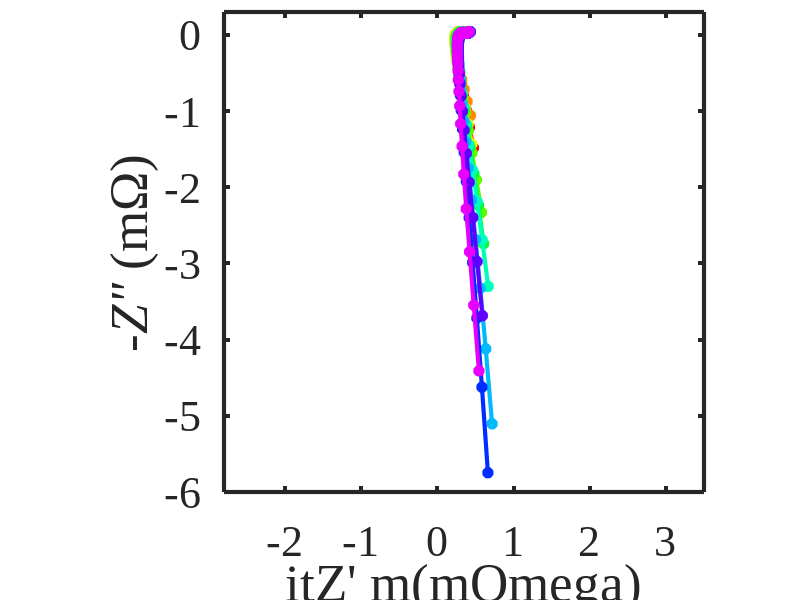

This figure's MATLAB source: (Note: this script raises an error after producing the figure.)
%% ========================================================================
%  EIS Experimental Data Visualization and Correction
%  Author: LAN
%  Date: 2025-11-12
%  ------------------------------------------------------------------------
%  This script:
%   (1) Plots raw EIS experimental data (µΩ)
%   (2) Scans parameters (a, b) for DRT-based reconstruction
%   (3) Evaluates MSE and visualizes parameter sensitivity
%  ========================================================================

clc; clear; close all;

load val_exp_eis.mat
%%
figure,
color=hsv(11);
set(gcf, 'Position',[0 0 800 800],'Color','White');
for i=1:1:size(val_exp_eis,1)
    eisdata=val_exp_eis{i,1};
    plo=plot(eisdata(:,2)*1000-min(eisdata(:,2))*1000*0,eisdata(:,3)*1000,'-*','Color',color(i,:),'LineWidth',3,'MarkerSize',8);hold on;
    axis equal
    eisdata0 = eisdata(:,1:3);
    eisdata0(:,3) = -eisdata(:,3);
end
xlabel("\itZ' \rm(m\Omega)");ylabel('-\itZ" \rm(m\Omega)');
set(gca,'LineWidth',3,'position',[0.18,0.18,0.8,0.8],'FontSize',32,'LabelFontSizeMultiplier',1.2,'FontName','Times New Roman');
axis([-2.8 3.5 -6 0.3])
gca=boxoff(gca);clear gca
%% 
figure,
color=hsv(11);
set(gcf, 'Position',[0 0 800 800],'Color','White');EIS_gather=[];plot_all =[];
for i=1:1:size(val_exp_eis,1)
    eisdata=val_exp_eis{i,1};
    plo=plot(eisdata(:,2)*1000000-min(eisdata(:,2))*1000000*0,eisdata(:,3)*1000000,'-*','Color',color(i,:),'LineWidth',3,'MarkerSize',8);hold on;
    plot_all=[plot_all plo];
    axis equal
    EIS_gather=[EIS_gather;[eisdata(:,2)*1000000;eisdata(:,3)*1000000]'];
    eisdata0 = eisdata(:,1:3);
    eisdata0(:,3) = -eisdata(:,3);
end
label={'+','x','s',"diamond","pentagram"};
eis_label=[21 31 41 51];
for k=1:1:length(eis_label)
    real0=EIS_gather(:,eis_label(k));
    imag0=EIS_gather(:,51+eis_label(k));
    plo=plot(real0,imag0,label{k},'MarkerSize',16,'MarkerEdgeColor','k');
    plot_all=[plot_all plo];
end
plo=plot(-1,1,label{k},'MarkerSize',16,'MarkerEdgeColor','w');
plot_all=[plot_all plo];
plo=plot(-1,1,label{k},'MarkerSize',16,'MarkerEdgeColor','w');
plot_all=[plot_all plo];
leg_all={'EIS1','EIS2','EIS3','EIS4','EIS5','EIS6','EIS7','EIS8','EIS9','EIS10','100 Hz','10 Hz','1 Hz','0.1 Hz',' ',' '};
xlabel("\itZ' \rm(\mu\Omega)");ylabel('-\itZ" \rm(\mu\Omega)');
set(gca,'LineWidth',3,'position',[0.18,0.18,0.8,0.8],'FontSize',32,'LabelFontSizeMultiplier',1.2,'FontName','Times New Roman');
axis([0.22 0.44 -0.085 0.135]*1000)
leg=legend(plot_all,leg_all);
set(leg,'Location','North','FontSize',24,'FontName','Times New Roman','Orientation','v','NumColumns',3,'box','off');
leg.ItemTokenSize=[60,18];  %
gca=boxoff(gca);clear gca
%%%%%%%%%%%%%%%%%%%%%%%%%%% 10kHz-0.1Hz
%% 参数ab遍历
start_freq_index=1;
figure,
set(gcf, 'Position',[0 0 800 800],'Color','White');
n=0:0.1:2;
for j=1:1:length(n)
    for j1=1:1:length(n)
        n0 = [n(j),n(j1)]
        j00 = (j-1) * length(n) + j1;
        for i0=1:1:size(val_exp_eis,1)
            eisdata=val_exp_eis{i0,1};
            [gamma,x_ridge,solve_Z,epsilon]=DRT_lasso_lan_RL_n_dif([eisdata(start_freq_index:end,1),eisdata(start_freq_index:end,2),eisdata(start_freq_index:end,3)],0,n0);
            EIS_all0{i0,1} = solve_Z;
            EIS_all0{i0,2} = eisdata;
        end
        EIS_all{j00}=EIS_all0;
    end
    j;
end
%% 参数a,b范围内平均MSE
n0_all=[];error_data=[];
for j=1:1:length(n)
    for j1=1:1:length(n)
        n0_all = [n0_all;n(j),n(j1)];
        j00 = (j-1) * length(n) + j1;
        EIS_all0 = EIS_all{j00};
        for i0=1:1:size(val_exp_eis,1)
            solve_Z = EIS_all0{i0,1};
            eisdata = EIS_all0{i0,2};
            error_data(:,i0) = [solve_Z(:,3)-solve_Z(1,3);solve_Z(:,4)];
        end
        error = std(error_data,0,2);
        error_sum(j00,1) = mean(error)*1000000;
    end
end

figure,
set(gcf, 'Position',[0 0 800 800],'Color','White');plot_all=[];
x=[min(n0_all(:,1)),max(n0_all(:,1))];
y=[min(n0_all(:,2)),max(n0_all(:,2))];
imagesc(x,y,1./reshape(error_sum,[length(n),length(n)]));
colorbar('Ticks',[0.3,0.6,0.9,1.0,1.1]);
title("      Reciprocal of Average MSE(\rm\mu\Omega)")
a = reshape(error_sum,[length(n),length(n)]);
% 获取 colorbar 对象
cb = colorbar;
cb.TickLabels = compose('%.1f', cb.Ticks);

% 反转Y轴坐标
set(gca, 'YDir', 'normal');
xlabel("\ita");ylabel('\itb');xtickformat('%.1f'); ytickformat('%.1f'); 
set (gca,'LineWidth',3,'position',[0.16,0.18,0.7,0.7],'FontSize',32,'LabelFontSizeMultiplier',1.2,'FontName','Times New Roman');
set(gca,'xtick',0.0:0.5:1000,'ytick',0.0:0.5:1000,'FontSize',32,'LabelFontSizeMultiplier',1.2,'FontName','Times New Roman');
gca=boxoff(gca);clear gca

%% 考虑耦合项 不考虑L R部分
start_freq_index=1;
labelnn = find(error_sum == min(error_sum));
n0 = n0_all(labelnn,:);
eis_label=[1 2 3 4 5 6 7 8 9 10];
figure,
color=hsv(11);
set(gcf, 'Position',[0 0 800 800],'Color','White');plot_all =[];
EIS_gather=[];EIS_exp_gather=[]; 
for i=1:1:size(val_exp_eis,1)
    eisdata=val_exp_eis{i,1};
    [gamma,x_ridge,solve_Z,epsilon]=DRT_lasso_lan_RL_n_dif([eisdata(start_freq_index:end,1),eisdata(start_freq_index:end,2),eisdata(start_freq_index:end,3)],0,n0 );
    plo=plot(solve_Z(:,3)*1000000 - solve_Z(1,3)*1000000,-solve_Z(:,4)*1000000,'-*','Color',color(i,:),'LineWidth',3,'MarkerSize',8);hold on
    plot_all=[plot_all plo];
    EIS_gather=[EIS_gather;[solve_Z(:,3)*1000000 - solve_Z(1,3)*1000000;-solve_Z(:,4)*1000000]'];
    EIS_exp_gather=[EIS_exp_gather;[eisdata(:,2)*1000000;eisdata(:,3)*1000000]'];
end
label={'+','x','s',"diamond","pentagram"};
eis_label0=[11 21 31 41] + 10 ;
for k=1:1:length(eis_label0)
    real0=EIS_gather(:,eis_label0(k));
    imag0=EIS_gather(:,51+eis_label0(k));
    plo=plot(real0,imag0,label{k},'MarkerSize',16,'MarkerEdgeColor','k');
    plot_all=[plot_all plo];
end
plo=plot(-1,1,label{k},'MarkerSize',16,'MarkerEdgeColor','w');
plot_all=[plot_all plo];
plo=plot(-1,1,label{k},'MarkerSize',16,'MarkerEdgeColor','w');
plot_all=[plot_all plo];
plo=plot(-1,1,label{k},'MarkerSize',16,'MarkerEdgeColor','w');
plot_all=[plot_all plo];
plo=plot(-1,1,label{k},'MarkerSize',16,'MarkerEdgeColor','w');
plot_all=[plot_all plo];
plo=plot(-1,1,label{k},'MarkerSize',16,'MarkerEdgeColor','w');
plot_all=[plot_all plo];
plo=plot(-1,1,label{k},'MarkerSize',16,'MarkerEdgeColor','w');
plot_all=[plot_all plo];
leg_all={'DRT_RL1-RL-R0','DRT_RL2-RL-R0','DRT_RL3-RL-R0','DRT_RL4-RL-R0','DRT_RL5-RL-R0','DRT_RL6-RL-R0','DRT_RL7-RL-R0','DRT_RL8-RL-R0','DRT_RL9-RL-R0','DRT_RL10-RL-R0','100 Hz','10 Hz','1 Hz','0.1 Hz','  ','  ','  ','  ','  ','  '};xlabel("\itZ' \rm(\mu\Omega)");ylabel('-\itZ" \rm(\mu\Omega)');
xlabel("\itZ' \rm(\mu\Omega)");ylabel('-\itZ" \rm(\mu\Omega)');
set (gca,'LineWidth',3,'position',[0.18,0.18,0.8,0.8],'FontSize',32,'LabelFontSizeMultiplier',1,'FontName','Times New Roman');
set(gca,'FontSize',32,'LabelFontSizeMultiplier',1.2,'FontName','Times New Roman');
axis equal
axis([-0.03 0.19 -0.025 0.195]*1000)
leg=legend(plot_all,leg_all,'Interpreter','none');
set(leg,'Location','North','FontSize',24,'FontName','Times New Roman','Orientation','v','NumColumns',2,'box','off');
leg.ItemTokenSize=[45,18];  %
gca=boxoff(gca);clear gca

%%%%%%%%%%%%%%%%%%%%%%%%%%% 1kHz-0.1Hz
%% 参数ab遍历
eis_label=[1 2 3 4 5 6 7 8 9 10];
start_freq_index=11;
figure,
set(gcf, 'Position',[0 0 800 800],'Color','White');
EIS_gather=[];
n=0:0.1:2;
for j=1:1:length(n)
    for j1=1:1:length(n)
        n0 = [n(j),n(j1)]
        j00 = (j-1) * length(n) + j1;
        for i0=1:1:size(val_exp_eis,1)
            eisdata=val_exp_eis{i0,1};
            [gamma,x_ridge,solve_Z,epsilon]=DRT_lasso_lan_RL_n_dif([eisdata(start_freq_index:1:end,1),eisdata(start_freq_index:1:end,2),eisdata(start_freq_index:1:end,3)],0,n0);
            EIS_all0{i0,1} = solve_Z;
            EIS_all0{i0,2} = eisdata;
        end
        EIS_all{j00}=EIS_all0;
    end
    j;
end
%% 参数a,b范围内平均MSE
n0_all=[];error_data=[];
for j=1:1:length(n)
    for j1=1:1:length(n)
        n0_all = [n0_all;n(j),n(j1)];
        j00 = (j-1) * length(n) + j1;
        EIS_all0 = EIS_all{j00};
        for i0=1:1:size(val_exp_eis,1)
            solve_Z = EIS_all0{i0,1};
            eisdata = EIS_all0{i0,2};
            error_data(:,i0) = [solve_Z(:,3)-solve_Z(1,3);solve_Z(:,4)];
        end
        error = std(error_data,0,2);
        error_sum(j00,1) = mean(error)*1000000;
    end
end
figure
plot3(n0_all(:,1)+2,n0_all(:,2),error_sum,'*')

figure,
set(gcf, 'Position',[0 0 800 800],'Color','White');plot_all=[];
x=[min(n0_all(:,1)),max(n0_all(:,1))];
y=[min(n0_all(:,2)),max(n0_all(:,2))];
imagesc(x,y,1./reshape(error_sum,[21,21]));
colorbar('Ticks',[0.3,0.6,0.9,1.2,1.5]);
title("1/RMSE(\rm\mu\Omega) of \ita \rmand \itb")
% 反转Y轴坐标
set(gca, 'YDir', 'normal');
xlabel("\ita");ylabel('\itb');xtickformat('%.1f'); ytickformat('%.1f'); 
set (gca,'LineWidth',3,'position',[0.16,0.18,0.7,0.7],'FontSize',32,'LabelFontSizeMultiplier',1,'FontName','Times New Roman');
set(gca,'FontSize',32,'LabelFontSizeMultiplier',1.2,'FontName','Times New Roman');

set(gca,'xtick',0.0:0.5:1000,'ytick',0.0:0.5:1000,'FontSize',32,'LabelFontSizeMultiplier',1.2,'FontName','Times New Roman');
gca=boxoff(gca);clear gca

%% %% 考虑耦合项 原始数据拟合
eis_label=[1 2 3 4 5 6 7 8 9 10];
start_freq_index=11;
labelnn = find(error_sum == min(error_sum))
n0 = n0_all(labelnn,:);
figure,
color=hsv(11);
set(gcf, 'Position',[0 0 800 800],'Color','White');EIS_gather=[];plot_all =[];
EIS_gather=[];EIS_exp_gather=[]; 
for i=1:1:size(val_exp_eis,1)
    eisdata=val_exp_eis{i,1};
    [gamma,x_ridge,solve_Z,epsilon]=DRT_lasso_lan_RL_n_dif([eisdata(start_freq_index:1:end,1),eisdata(start_freq_index:1:end,2),eisdata(start_freq_index:1:end,3)],0,n0);
    plo=plot(eisdata(start_freq_index:end,2)*1000000,eisdata(start_freq_index:end,3)*1000000,'o','Color',color(i,:),'LineWidth',3,'MarkerSize',8);hold on;
    plot_all=[plot_all plo];
    plo=plot(solve_Z(:,1)*1000000,-solve_Z(:,2)*1000000,'-*','Color',color(i,:),'LineWidth',3,'MarkerSize',8);hold on
    plot_all=[plot_all plo];
    EIS_gather=[EIS_gather;[solve_Z(:,1)*1000000;-solve_Z(:,2)*1000000]'];
    EIS_exp_gather=[EIS_exp_gather;[eisdata(start_freq_index:end,2)*1000000;eisdata(start_freq_index:end,3)*1000000]'];
end
label={'+','x','s',"diamond","pentagram"};
eis_label0=[11 21 31 41];
for k=1:1:length(eis_label0)
    real0=EIS_gather(:,eis_label0(k));
    imag0=EIS_gather(:,41+eis_label0(k));
    plo=plot(real0,imag0,label{k},'MarkerSize',16,'MarkerEdgeColor','k');
    real0=EIS_exp_gather(:,eis_label0(k));
    imag0=EIS_exp_gather(:,41+eis_label0(k));
    plot(real0,imag0,label{k},'MarkerSize',16,'MarkerEdgeColor','k');
    plot_all=[plot_all plo];
end
% plo=plot(-1,1,label{k},'MarkerSize',16,'MarkerEdgeColor','w');
% plo_all=[plo_all plo];
% plo=plot(-1,1,label{k},'MarkerSize',16,'MarkerEdgeColor','w');
% plo_all=[plo_all plo];
leg_all={'EIS1','DRT_RL1','EIS2','DRT_RL2','EIS3','DRT_RL3','EIS4','DRT_RL4','EIS5','DRT_RL5','EIS6','DRT_RL6','EIS7','DRT_RL7','EIS8','DRT_RL8','EIS9','DRT_RL9','EIS10','DRT_RL10','100 Hz','10 Hz','1 Hz','0.1 Hz'};xlabel("\itZ' \rm(\mu\Omega)");ylabel('-\itZ" \rm(\mu\Omega)');
set (gca,'LineWidth',3,'position',[0.18,0.18,0.8,0.8],'FontSize',32,'LabelFontSizeMultiplier',1,'FontName','Times New Roman');
set(gca,'FontSize',32,'LabelFontSizeMultiplier',1.2,'FontName','Times New Roman');
axis equal
axis([0.22 0.44 -0.071 0.149]*1000)
leg=legend(plot_all,leg_all,'Interpreter','none');
set(leg,'Location','North','FontSize',24,'FontName','Times New Roman','Orientation','v','NumColumns',3,'box','off');
leg.ItemTokenSize=[30,18];  %
gca=boxoff(gca);clear gca
save_path=strcat('EIS paraRL000 1k');
print(gcf, save_path,'-djpeg','-r1200');
print(gcf, save_path,'-dsvg','-r1200');

%% 考虑耦合项 不考虑L部分

figure,
color=hsv(11);
set(gcf, 'Position',[0 0 800 800],'Color','White');plot_all =[];
EIS_gather=[];EIS_exp_gather=[]; 
for i=1:1:size(val_exp_eis,1)
    eisdata=val_exp_eis{i,1};
    [gamma,x_ridge,solve_Z,epsilon]=DRT_lasso_lan_RL_n_dif([eisdata(start_freq_index:end,1),eisdata(start_freq_index:end,2),eisdata(start_freq_index:end,3)],0,n0 );
    plo=plot(solve_Z(:,3)*1000000,-solve_Z(:,4)*1000000,'-*','Color',color(i,:),'LineWidth',3,'MarkerSize',8);hold on
    plot_all=[plot_all plo];
    EIS_gather=[EIS_gather;[solve_Z(:,3)*1000000;-solve_Z(:,4)*1000000]'];
    EIS_exp_gather=[EIS_exp_gather;[eisdata(:,2)*1000000;eisdata(:,3)*1000000]'];
end
label={'+','x','s',"diamond","pentagram"};
eis_label0=[11 21 31 41];
for k=1:1:length(eis_label0)
    real0=EIS_gather(:,eis_label0(k));
    imag0=EIS_gather(:,41+eis_label0(k));
    plo=plot(real0,imag0,label{k},'MarkerSize',16,'MarkerEdgeColor','k');
    plot_all=[plot_all plo];
end
plo=plot(-1,1,label{k},'MarkerSize',16,'MarkerEdgeColor','w');
plot_all=[plot_all plo];
plo=plot(-1,1,label{k},'MarkerSize',16,'MarkerEdgeColor','w');
plot_all=[plot_all plo];
plo=plot(-1,1,label{k},'MarkerSize',16,'MarkerEdgeColor','w');
plot_all=[plot_all plo];
plo=plot(-1,1,label{k},'MarkerSize',16,'MarkerEdgeColor','w');
plot_all=[plot_all plo];
plo=plot(-1,1,label{k},'MarkerSize',16,'MarkerEdgeColor','w');
plot_all=[plot_all plo];
plo=plot(-1,1,label{k},'MarkerSize',16,'MarkerEdgeColor','w');
plot_all=[plot_all plo];
leg_all={'DRT_RL1-RL-R0','DRT_RL2-RL-R0','DRT_RL3-RL-R0','DRT_RL4-RL-R0','DRT_RL5-RL-R0','DRT_RL6-RL-R0','DRT_RL7-RL-R0','DRT_RL8-RL-R0','DRT_RL9-RL-R0','DRT_RL10-RL-R0','100 Hz','10 Hz','1 Hz','0.1 Hz','  ','  ','  ','  ','  ','  '};xlabel("\itZ' \rm(\mu\Omega)");ylabel('-\itZ" \rm(\mu\Omega)');
xlabel("\itZ' \rm(\mu\Omega)");ylabel('-\itZ" \rm(\mu\Omega)');
set (gca,'LineWidth',3,'position',[0.18,0.18,0.8,0.8],'FontSize',32,'LabelFontSizeMultiplier',1,'FontName','Times New Roman');
set(gca,'FontSize',32,'LabelFontSizeMultiplier',1.2,'FontName','Times New Roman');
axis equal
axis([0.22 0.44 -0.03 0.19]*1000)
leg=legend(plot_all,leg_all,'Interpreter','none');
set(leg,'Location','North','FontSize',24,'FontName','Times New Roman','Orientation','v','NumColumns',2,'box','off');
leg.ItemTokenSize=[45,18];  %
gca=boxoff(gca);clear gca


%% 考虑耦合项 不考虑L R部分
figure,
color=hsv(11);
set(gcf, 'Position',[0 0 800 800],'Color','White');plot_all =[];
EIS_gather=[];EIS_exp_gather=[]; 
for i=1:1:size(val_exp_eis,1)
    eisdata=val_exp_eis{i,1};
    [gamma,x_ridge,solve_Z,epsilon]=DRT_lasso_lan_RL_n_dif([eisdata(start_freq_index:end,1),eisdata(start_freq_index:end,2),eisdata(start_freq_index:end,3)],0,n0 );
    plo=plot(solve_Z(:,3)*1000000 - solve_Z(1,3)*1000000,-solve_Z(:,4)*1000000,'-*','Color',color(i,:),'LineWidth',3,'MarkerSize',8);hold on
    plot_all=[plot_all plo];
    EIS_gather=[EIS_gather;[solve_Z(:,3)*1000000 - solve_Z(1,3)*1000000;-solve_Z(:,4)*1000000]'];
    EIS_exp_gather=[EIS_exp_gather;[eisdata(:,2)*1000000;eisdata(:,3)*1000000]'];
end
label={'+','x','s',"diamond","pentagram"};
eis_label0=[11 21 31 41];
for k=1:1:length(eis_label0)
    real0=EIS_gather(:,eis_label0(k));
    imag0=EIS_gather(:,41+eis_label0(k));
    plo=plot(real0,imag0,label{k},'MarkerSize',16,'MarkerEdgeColor','k');
    plot_all=[plot_all plo];
end
plo=plot(-1,1,label{k},'MarkerSize',16,'MarkerEdgeColor','w');
plot_all=[plot_all plo];
plo=plot(-1,1,label{k},'MarkerSize',16,'MarkerEdgeColor','w');
plot_all=[plot_all plo];
plo=plot(-1,1,label{k},'MarkerSize',16,'MarkerEdgeColor','w');
plot_all=[plot_all plo];
plo=plot(-1,1,label{k},'MarkerSize',16,'MarkerEdgeColor','w');
plot_all=[plot_all plo];
plo=plot(-1,1,label{k},'MarkerSize',16,'MarkerEdgeColor','w');
plot_all=[plot_all plo];
plo=plot(-1,1,label{k},'MarkerSize',16,'MarkerEdgeColor','w');
plot_all=[plot_all plo];
leg_all={'DRT_RL1-RL-R0','DRT_RL2-RL-R0','DRT_RL3-RL-R0','DRT_RL4-RL-R0','DRT_RL5-RL-R0','DRT_RL6-RL-R0','DRT_RL7-RL-R0','DRT_RL8-RL-R0','DRT_RL9-RL-R0','DRT_RL10-RL-R0','100 Hz','10 Hz','1 Hz','0.1 Hz','  ','  ','  ','  ','  ','  '};xlabel("\itZ' \rm(\mu\Omega)");ylabel('-\itZ" \rm(\mu\Omega)');
xlabel("\itZ' \rm(\mu\Omega)");ylabel('-\itZ" \rm(\mu\Omega)');
set (gca,'LineWidth',3,'position',[0.18,0.18,0.8,0.8],'FontSize',32,'LabelFontSizeMultiplier',1,'FontName','Times New Roman');
set(gca,'FontSize',32,'LabelFontSizeMultiplier',1.2,'FontName','Times New Roman');
axis equal
axis([-0.03 0.19 -0.025 0.195]*1000)
leg=legend(plot_all,leg_all,'Interpreter','none');
set(leg,'Location','North','FontSize',24,'FontName','Times New Roman','Orientation','v','NumColumns',2,'box','off');
leg.ItemTokenSize=[45,18];  %
gca=boxoff(gca);clear gca
